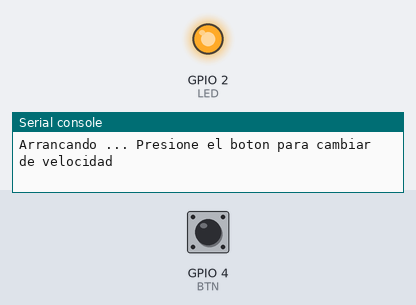
Recording of a program running on a simulated ESP32 board running MicroPython. Shown: output pins drawn as LEDs (lit = HIGH), the last lines printed to the serial console. The test bench sets the inputs (shaded band); at power-on: GPIO 4 (BTN) HIGH.

Above: at 1.2 s.
1.3 s: GPIO 4 (BTN) pulled LOW for 1.2 s
At 2.3 s:
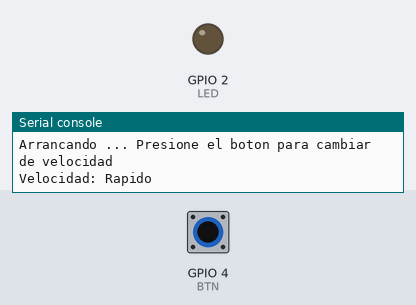
4.8 s: GPIO 4 (BTN) pulled LOW for 1.2 s
Timing chart, 0 to 14.3 s (numbered marks = the images above; inputs shaded):
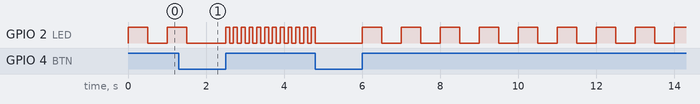

Measured:
- by itself, GPIO 2 (LED): repeats every 1.0 s: HIGH 0.50 s, LOW 0.50 s

The program:

Led_simple.py
```python
# Ejemplo 1: Blink + botón (cambia velocidad) - Control de frecuencia de pulso segun dos valores
# Rapidos y lentos
from machine import Pin
import time
#configuraciones de pines
LED = Pin(2, Pin.OUT)
BTN = Pin(4, Pin.IN, Pin.PULL_UP)
#definir la velocidad de apagado (segundos)
fSLOW = 2
SLOW = 1/fSLOW
fFASt = 10
FAST = 1/fFASt
Periodo = SLOW

print("Arrancando ... Presione el boton para cambiar de velocidad")

while True:
    if BTN.value() == 0:
        Periodo = FAST if Periodo == SLOW else SLOW
        print("Velocidad:", "Rapido" if Periodo == FAST else "Lento")
        #Precaucion - antirebote
        time.sleep(0.25)
        while BTN.value() == 0:
            time.sleep(0.01)
    LED.value(1)
    time.sleep(Periodo)
    LED.value(0)
    time.sleep(Periodo)
```
